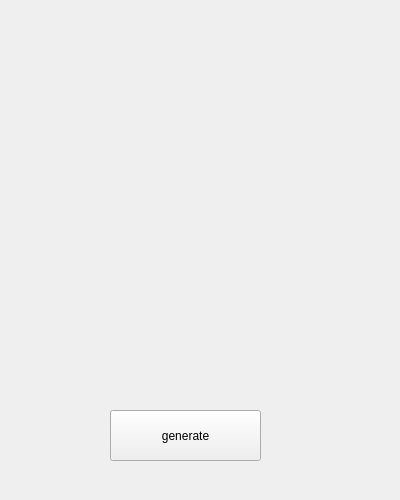
<?xml version="1.0" encoding="UTF-8"?>
<ui version="4.0">
 <class>Form</class>
 <widget class="QWidget" name="Form">
  <property name="geometry">
   <rect>
    <x>0</x>
    <y>0</y>
    <width>400</width>
    <height>500</height>
   </rect>
  </property>
  <property name="windowTitle">
   <string>Form</string>
  </property>
  <widget class="QPushButton" name="pushButton">
   <property name="geometry">
    <rect>
     <x>110</x>
     <y>410</y>
     <width>151</width>
     <height>51</height>
    </rect>
   </property>
   <property name="text">
    <string>generate</string>
   </property>
  </widget>
 </widget>
 <resources/>
 <connections/>
</ui>
